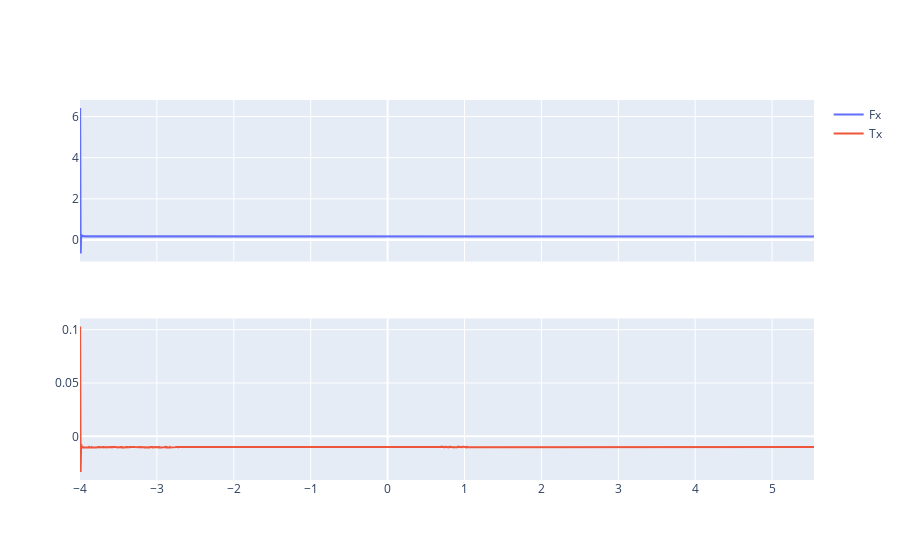

Notebook code cell kept with this figure:
### Code cell
fig = make_subplots(rows = 2, cols = 1,
                   shared_xaxes=True)

fig.add_trace(
    go.Scatter(x = t, y = forcetorque[0, :],mode="lines", name='Fx'),
    row=1, col=1)
fig.add_trace(
    go.Scatter(x = t, y = forcetorque[0, :],mode="lines", name='Fx'),
    row=1, col=1)

fig.add_trace(
    go.Scatter(x = t, y = forcetorque[3, :],mode="lines", name='Tx'),
    row=2, col=1)

### Figure 1 — Plotly figure (JSON) as saved in the notebook; plotly's stock layout.template omitted (floating-point values rounded to 4 significant figures; data arrays with more than 128 entries replaced by an {"elided": "..."} marker saying what was removed)
{"data": [{"mode": "lines", "name": "Fx", "type": "scatter", "x": {"elided": "9546 float values"}, "xaxis": "x", "y": {"elided": "9546 float values"}, "yaxis": "y"}, {"mode": "lines", "name": "Tx", "type": "scatter", "x": {"elided": "9546 float values"}, "xaxis": "x2", "y": {"elided": "9546 float values"}, "yaxis": "y2"}], "layout": {"xaxis": {"anchor": "y", "domain": [0, 1], "matches": "x2", "showticklabels": false}, "xaxis2": {"anchor": "y2", "domain": [0, 1]}, "yaxis": {"anchor": "x", "domain": [0.575, 1]}, "yaxis2": {"anchor": "x2", "domain": [0, 0.425]}}}
